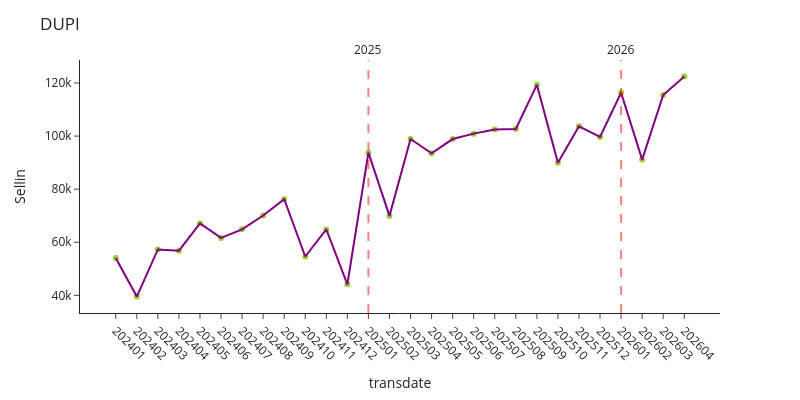

The notebook cell this image was saved under:
### Code cell
df_ori_ym = df_ori.groupby(['bizym'])[['qty']].sum().reset_index()
fig = px.scatter(data_frame=df_ori_ym, x=df_ori_ym['bizym'].astype(str), y=df_ori_ym['qty'], color_discrete_sequence=['yellowgreen'])
fig.add_trace(go.Scatter(x=df_ori_ym['bizym'].astype(str), 
                        y=df_ori_ym['qty'], 
                        mode='lines', 
                        line=dict(color='purple', width=2),
                        showlegend=False))
fig.add_vline(
    x=12,
    line_dash="dash",
    line_color="red",
    line_width=2,
    opacity=0.5,
    # 可选：添加标注文本
    annotation_text="2025",
    annotation_position="top"
)
fig.add_vline(
    x=24,
    line_dash="dash",
    line_color="red",
    line_width=2,
    opacity=0.5,
    # 可选：添加标注文本
    annotation_text="2026",
    annotation_position="top"
)
fig.update_xaxes(title='transdate')
fig.update_yaxes(title='Sellin')
fig.update_layout(
    template='simple_white',
    title='DUPI',
    xaxis_tickangle=45,
    width=800, 
    height=400
)

### Figure 1 — Plotly figure (JSON) as saved in the notebook; plotly's stock layout.template omitted (floating-point values rounded to 4 significant figures)
{"data": [{"hovertemplate": "x=%{x}<br>qty=%{y}<extra></extra>", "legendgroup": "", "marker": {"color": "yellowgreen", "symbol": "circle"}, "mode": "markers", "name": "", "orientation": "v", "showlegend": false, "type": "scatter", "x": ["202401", "202402", "202403", "202404", "202405", "202406", "202407", "202408", "202409", "202410", "202411", "202412", "202501", "202502", "202503", "202504", "202505", "202506", "202507", "202508", "202509", "202510", "202511", "202512", "202601", "202602", "202603", "202604"], "xaxis": "x", "y": [54060.0, 39520.0, 57280.0, 56810.0, 67070.0, 61630.0, 64880.0, 70090.0, 76220.0, 54620.0, 64840.0, 44160.0, 93760.0, 69930.0, 98900.0, 93500.0, 98880.0, 100900.0, 102500.0, 102700.0, 119300.0, 89920.0, 103700.0, 99660.0, 116300.0, 91140.0, 115500.0, 122500.0], "yaxis": "y"}, {"line": {"color": "purple", "width": 2}, "mode": "lines", "showlegend": false, "type": "scatter", "x": ["202401", "202402", "202403", "202404", "202405", "202406", "202407", "202408", "202409", "202410", "202411", "202412", "202501", "202502", "202503", "202504", "202505", "202506", "202507", "202508", "202509", "202510", "202511", "202512", "202601", "202602", "202603", "202604"], "y": [54060.0, 39520.0, 57280.0, 56810.0, 67070.0, 61630.0, 64880.0, 70090.0, 76220.0, 54620.0, 64840.0, 44160.0, 93760.0, 69930.0, 98900.0, 93500.0, 98880.0, 100900.0, 102500.0, 102700.0, 119300.0, 89920.0, 103700.0, 99660.0, 116300.0, 91140.0, 115500.0, 122500.0]}], "layout": {"annotations": [{"showarrow": false, "text": "2025", "x": 12, "xanchor": "center", "xref": "x", "y": 1, "yanchor": "bottom", "yref": "y domain"}, {"showarrow": false, "text": "2026", "x": 24, "xanchor": "center", "xref": "x", "y": 1, "yanchor": "bottom", "yref": "y domain"}], "height": 400, "legend": {"tracegroupgap": 0}, "margin": {"t": 60}, "shapes": [{"line": {"color": "red", "dash": "dash", "width": 2}, "opacity": 0.5, "type": "line", "x0": 12, "x1": 12, "xref": "x", "y0": 0, "y1": 1, "yref": "y domain"}, {"line": {"color": "red", "dash": "dash", "width": 2}, "opacity": 0.5, "type": "line", "x0": 24, "x1": 24, "xref": "x", "y0": 0, "y1": 1, "yref": "y domain"}], "title": {"text": "DUPI"}, "width": 800, "xaxis": {"anchor": "y", "domain": [0, 1], "tickangle": 45, "title": {"text": "transdate"}}, "yaxis": {"anchor": "x", "domain": [0, 1], "title": {"text": "Sellin"}}}}
